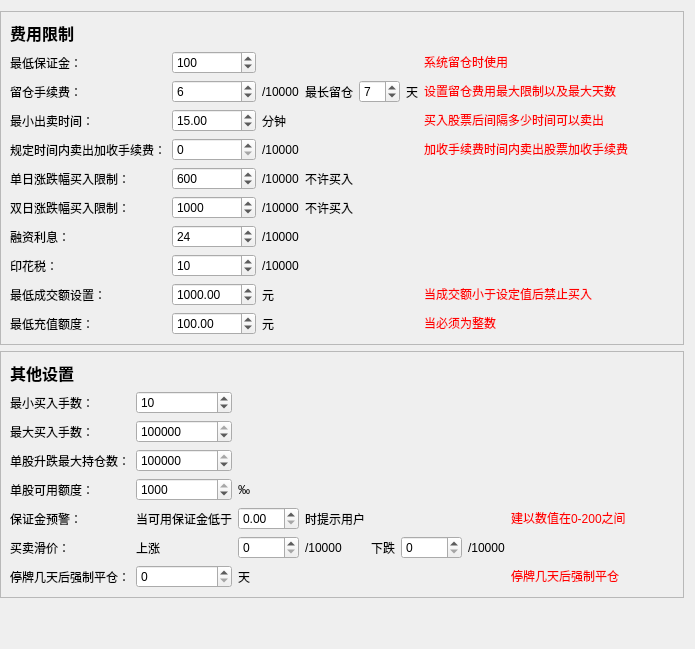
     <widget class="QWidget" name="Widget_Charge_Setting">
      <attribute name="title">
       <string>收款设置</string>
      </attribute>
      <layout class="QVBoxLayout" name="verticalLayout_2">
       <property name="leftMargin">
        <number>0</number>
       </property>
       <item>
        <widget class="QFrame" name="frame_CostLimit">
         <property name="frameShape">
          <enum>QFrame::StyledPanel</enum>
         </property>
         <property name="frameShadow">
          <enum>QFrame::Raised</enum>
         </property>
         <layout class="QGridLayout" name="gridLayout_8">
          <item row="2" column="2">
           <widget class="QLabel" name="label_22">
            <property name="text">
             <string>/10000</string>
            </property>
           </widget>
          </item>
          <item row="2" column="3">
           <widget class="QLabel" name="label_RemainTime_Max">
            <property name="text">
             <string>最长留仓</string>
            </property>
           </widget>
          </item>
          <item row="2" column="1">
           <widget class="QSpinBox" name="spinBox_RemainFee">
            <property name="maximum">
             <number>10000</number>
            </property>
            <property name="value">
             <number>6</number>
            </property>
           </widget>
          </item>
          <item row="1" column="0">
           <widget class="QLabel" name="label_Deposit_Min">
            <property name="text">
             <string>最低保证金：</string>
            </property>
           </widget>
          </item>
          <item row="2" column="0">
           <widget class="QLabel" name="label_RemainFee">
            <property name="text">
             <string>留仓手续费：</string>
            </property>
           </widget>
          </item>
          <item row="2" column="4">
           <widget class="QSpinBox" name="spinBox_RemainTime_Max">
            <property name="value">
             <number>7</number>
            </property>
           </widget>
          </item>
          <item row="3" column="1">
           <widget class="QDoubleSpinBox" name="doubleSpinBox_SellTime_Limit">
            <property name="value">
             <double>15.000000000000000</double>
            </property>
           </widget>
          </item>
          <item row="3" column="0">
           <widget class="QLabel" name="label_SellTime_Limit">
            <property name="text">
             <string>最小出卖时间：</string>
            </property>
           </widget>
          </item>
          <item row="4" column="0">
           <widget class="QLabel" name="label_OnSche_SellCharge">
            <property name="text">
             <string>规定时间内卖出加收手续费：</string>
            </property>
           </widget>
          </item>
          <item row="2" column="5">
           <widget class="QLabel" name="label_24">
            <property name="text">
             <string>天</string>
            </property>
           </widget>
          </item>
          <item row="3" column="2">
           <widget class="QLabel" name="label_25">
            <property name="text">
             <string>分钟</string>
            </property>
           </widget>
          </item>
          <item row="6" column="3">
           <widget class="QLabel" name="label_30">
            <property name="text">
             <string>不许买入</string>
            </property>
           </widget>
          </item>
          <item row="4" column="1">
           <widget class="QSpinBox" name="spinBox_OnSche_SellCharge">
            <property name="maximum">
             <number>10000</number>
            </property>
           </widget>
          </item>
          <item row="4" column="2">
           <widget class="QLabel" name="label_26">
            <property name="text">
             <string>/10000</string>
            </property>
           </widget>
          </item>
          <item row="5" column="3">
           <widget class="QLabel" name="label_28">
            <property name="text">
             <string>不许买入</string>
            </property>
           </widget>
          </item>
          <item row="5" column="0">
           <widget class="QLabel" name="label_BLOIAD_SD">
            <property name="text">
             <string>单日涨跌幅买入限制：</string>
            </property>
           </widget>
          </item>
          <item row="6" column="0">
           <widget class="QLabel" name="label_BLOIAD_DD">
            <property name="text">
             <string>双日涨跌幅买入限制：</string>
            </property>
           </widget>
          </item>
          <item row="5" column="2">
           <widget class="QLabel" name="label_27">
            <property name="text">
             <string>/10000</string>
            </property>
           </widget>
          </item>
          <item row="6" column="1">
           <widget class="QSpinBox" name="spinBox_BLOIAD_DD">
            <property name="maximum">
             <number>10000</number>
            </property>
            <property name="value">
             <number>1000</number>
            </property>
           </widget>
          </item>
          <item row="8" column="0">
           <widget class="QLabel" name="label_StampDuty">
            <property name="text">
             <string>印花税：</string>
            </property>
           </widget>
          </item>
          <item row="6" column="2">
           <widget class="QLabel" name="label_29">
            <property name="text">
             <string>/10000</string>
            </property>
           </widget>
          </item>
          <item row="7" column="2">
           <widget class="QLabel" name="label_31">
            <property name="text">
             <string>/10000</string>
            </property>
           </widget>
          </item>
          <item row="5" column="1">
           <widget class="QSpinBox" name="spinBox_BLOIAD_SD">
            <property name="maximum">
             <number>10000</number>
            </property>
            <property name="value">
             <number>600</number>
            </property>
           </widget>
          </item>
          <item row="7" column="0">
           <widget class="QLabel" name="label_FinancingInterest">
            <property name="text">
             <string>融资利息：</string>
            </property>
           </widget>
          </item>
          <item row="8" column="2">
           <widget class="QLabel" name="label_32">
            <property name="text">
             <string>/10000</string>
            </property>
           </widget>
          </item>
          <item row="9" column="2">
           <widget class="QLabel" name="label_33">
            <property name="text">
             <string>元</string>
            </property>
           </widget>
          </item>
          <item row="8" column="1">
           <widget class="QSpinBox" name="spinBox_StampDuty">
            <property name="maximum">
             <number>10000</number>
            </property>
            <property name="value">
             <number>10</number>
            </property>
           </widget>
          </item>
          <item row="7" column="1">
           <widget class="QSpinBox" name="spinBox_FinancingInterest">
            <property name="maximum">
             <number>10000</number>
            </property>
            <property name="value">
             <number>24</number>
            </property>
           </widget>
          </item>
          <item row="10" column="1">
           <widget class="QDoubleSpinBox" name="doubleSpinBox_Recharge_Min">
            <property name="maximum">
             <double>100000000.000000000000000</double>
            </property>
            <property name="singleStep">
             <double>10000.000000000000000</double>
            </property>
            <property name="value">
             <double>100.000000000000000</double>
            </property>
           </widget>
          </item>
          <item row="2" column="6">
           <widget class="QLabel" name="label_34">
            <property name="text">
             <string>&lt;html&gt;&lt;head/&gt;&lt;body&gt;&lt;p&gt;&lt;span style=&quot; color:#ff0000;&quot;&gt;设置留仓费用最大限制以及最大天数&lt;/span&gt;&lt;/p&gt;&lt;/body&gt;&lt;/html&gt;</string>
            </property>
           </widget>
          </item>
          <item row="9" column="1">
           <widget class="QDoubleSpinBox" name="doubleSpinBox_Turnover_Min">
            <property name="maximum">
             <double>100000000.000000000000000</double>
            </property>
            <property name="singleStep">
             <double>10000.000000000000000</double>
            </property>
            <property name="value">
             <double>1000.000000000000000</double>
            </property>
           </widget>
          </item>
          <item row="9" column="0">
           <widget class="QLabel" name="label_Turnover_Min">
            <property name="text">
             <string>最低成交额设置：</string>
            </property>
           </widget>
          </item>
          <item row="10" column="2">
           <widget class="QLabel" name="label_35">
            <property name="text">
             <string>元</string>
            </property>
           </widget>
          </item>
          <item row="1" column="6">
           <widget class="QLabel" name="label_36">
            <property name="text">
             <string>&lt;html&gt;&lt;head/&gt;&lt;body&gt;&lt;p&gt;&lt;span style=&quot; color:#ff0000;&quot;&gt;系统留仓时使用&lt;/span&gt;&lt;/p&gt;&lt;/body&gt;&lt;/html&gt;</string>
            </property>
           </widget>
          </item>
          <item row="3" column="6">
           <widget class="QLabel" name="label_37">
            <property name="text">
             <string>&lt;html&gt;&lt;head/&gt;&lt;body&gt;&lt;p&gt;&lt;span style=&quot; color:#ff0000;&quot;&gt;买入股票后间隔多少时间可以卖出&lt;/span&gt;&lt;/p&gt;&lt;/body&gt;&lt;/html&gt;</string>
            </property>
           </widget>
          </item>
          <item row="10" column="0">
           <widget class="QLabel" name="label_Recharge_Min">
            <property name="text">
             <string>最低充值额度：</string>
            </property>
           </widget>
          </item>
          <item row="4" column="6">
           <widget class="QLabel" name="label_38">
            <property name="text">
             <string>&lt;html&gt;&lt;head/&gt;&lt;body&gt;&lt;p&gt;&lt;span style=&quot; color:#ff0000;&quot;&gt;加收手续费时间内卖出股票加收手续费&lt;/span&gt;&lt;/p&gt;&lt;/body&gt;&lt;/html&gt;</string>
            </property>
           </widget>
          </item>
          <item row="9" column="6">
           <widget class="QLabel" name="label_39">
            <property name="text">
             <string>&lt;html&gt;&lt;head/&gt;&lt;body&gt;&lt;p&gt;&lt;span style=&quot; color:#ff0000;&quot;&gt;当成交额小于设定值后禁止买入&lt;/span&gt;&lt;/p&gt;&lt;/body&gt;&lt;/html&gt;</string>
            </property>
           </widget>
          </item>
          <item row="10" column="6">
           <widget class="QLabel" name="label_40">
            <property name="text">
             <string>&lt;html&gt;&lt;head/&gt;&lt;body&gt;&lt;p&gt;&lt;span style=&quot; color:#ff0000;&quot;&gt;当必须为整数&lt;/span&gt;&lt;/p&gt;&lt;/body&gt;&lt;/html&gt;</string>
            </property>
           </widget>
          </item>
          <item row="1" column="1">
           <widget class="QSpinBox" name="spinBox_Deposit_Min">
            <property name="maximum">
             <number>10000</number>
            </property>
            <property name="value">
             <number>100</number>
            </property>
           </widget>
          </item>
          <item row="1" column="7" rowspan="10">
           <spacer name="horizontalSpacer_8">
            <property name="orientation">
             <enum>Qt::Horizontal</enum>
            </property>
            <property name="sizeHint" stdset="0">
             <size>
              <width>40</width>
              <height>20</height>
             </size>
            </property>
           </spacer>
          </item>
          <item row="0" column="0" colspan="8">
           <widget class="QLabel" name="label_CostLimit_Title">
            <property name="text">
             <string>&lt;html&gt;&lt;head/&gt;&lt;body&gt;&lt;p&gt;&lt;span style=&quot; font-size:12pt; font-weight:600;&quot;&gt;费用限制&lt;/span&gt;&lt;/p&gt;&lt;/body&gt;&lt;/html&gt;</string>
            </property>
           </widget>
          </item>
         </layout>
        </widget>
       </item>
       <item>
        <widget class="QFrame" name="frame_Other">
         <property name="frameShape">
          <enum>QFrame::StyledPanel</enum>
         </property>
         <property name="frameShadow">
          <enum>QFrame::Raised</enum>
         </property>
         <layout class="QGridLayout" name="gridLayout_9">
          <item row="3" column="1">
           <widget class="QSpinBox" name="spinBox_MNOPPS">
            <property name="maximum">
             <number>1000000000</number>
            </property>
            <property name="singleStep">
             <number>10000</number>
            </property>
            <property name="value">
             <number>999999981</number>
            </property>
           </widget>
          </item>
          <item row="1" column="1">
           <widget class="QSpinBox" name="spinBox_BuyNum_Min">
            <property name="maximum">
             <number>100000000</number>
            </property>
            <property name="singleStep">
             <number>10</number>
            </property>
            <property name="value">
             <number>10</number>
            </property>
           </widget>
          </item>
          <item row="2" column="1">
           <widget class="QSpinBox" name="spinBox_BuyNum_Max">
            <property name="maximum">
             <number>100000000</number>
            </property>
            <property name="singleStep">
             <number>10000</number>
            </property>
            <property name="value">
             <number>1000000</number>
            </property>
           </widget>
          </item>
          <item row="5" column="0">
           <widget class="QLabel" name="label_MarginWarn">
            <property name="text">
             <string>保证金预警：</string>
            </property>
           </widget>
          </item>
          <item row="4" column="2">
           <widget class="QLabel" name="label_42">
            <property name="text">
             <string>‰</string>
            </property>
           </widget>
          </item>
          <item row="2" column="0">
           <widget class="QLabel" name="label_BuyNum_Max">
            <property name="text">
             <string>最大买入手数：</string>
            </property>
           </widget>
          </item>
          <item row="1" column="0">
           <widget class="QLabel" name="label_BuyNum_Min">
            <property name="text">
             <string>最小买入手数：</string>
            </property>
           </widget>
          </item>
          <item row="4" column="0">
           <widget class="QLabel" name="label_AOSS">
            <property name="text">
             <string>单股可用额度：</string>
            </property>
           </widget>
          </item>
          <item row="3" column="0">
           <widget class="QLabel" name="label_MNOPPS">
            <property name="text">
             <string>单股升跌最大持仓数：</string>
            </property>
           </widget>
          </item>
          <item row="4" column="1">
           <widget class="QSpinBox" name="spinBox_AOSS">
            <property name="maximum">
             <number>1000</number>
            </property>
            <property name="singleStep">
             <number>10</number>
            </property>
            <property name="value">
             <number>1000</number>
            </property>
           </widget>
          </item>
          <item row="5" column="2">
           <widget class="QDoubleSpinBox" name="doubleSpinBox_MarginWarn"/>
          </item>
          <item row="5" column="1">
           <widget class="QLabel" name="label_41">
            <property name="text">
             <string>当可用保证金低于</string>
            </property>
           </widget>
          </item>
          <item row="6" column="1">
           <widget class="QLabel" name="label_45">
            <property name="text">
             <string>上涨</string>
            </property>
           </widget>
          </item>
          <item row="5" column="3">
           <widget class="QLabel" name="label_43">
            <property name="text">
             <string>时提示用户</string>
            </property>
           </widget>
          </item>
          <item row="6" column="0">
           <widget class="QLabel" name="label_TP">
            <property name="text">
             <string>买卖滑价：</string>
            </property>
           </widget>
          </item>
          <item row="6" column="2">
           <widget class="QSpinBox" name="spinBox_TP_Up">
            <property name="maximum">
             <number>10000</number>
            </property>
            <property name="singleStep">
             <number>10</number>
            </property>
           </widget>
          </item>
          <item row="6" column="6">
           <widget class="QLabel" name="label_47">
            <property name="text">
             <string>/10000</string>
            </property>
           </widget>
          </item>
          <item row="6" column="3">
           <widget class="QLabel" name="label_44">
            <property name="text">
             <string>/10000</string>
            </property>
           </widget>
          </item>
          <item row="6" column="5">
           <widget class="QSpinBox" name="spinBox_TP_Down">
            <property name="maximum">
             <number>10000</number>
            </property>
            <property name="singleStep">
             <number>10</number>
            </property>
           </widget>
          </item>
          <item row="6" column="4">
           <widget class="QLabel" name="label_46">
            <property name="text">
             <string>下跌</string>
            </property>
           </widget>
          </item>
          <item row="7" column="0">
           <widget class="QLabel" name="label_FLASDOS">
            <property name="text">
             <string>停牌几天后强制平仓：</string>
            </property>
           </widget>
          </item>
          <item row="7" column="1">
           <widget class="QSpinBox" name="spinBox_FLASDOS"/>
          </item>
          <item row="7" column="7">
           <widget class="QLabel" name="label_49">
            <property name="text">
             <string>&lt;html&gt;&lt;head/&gt;&lt;body&gt;&lt;p&gt;&lt;span style=&quot; color:#ff0000;&quot;&gt;停牌几天后强制平仓&lt;/span&gt;&lt;/p&gt;&lt;/body&gt;&lt;/html&gt;</string>
            </property>
           </widget>
          </item>
          <item row="5" column="7">
           <widget class="QLabel" name="label_50">
            <property name="text">
             <string>&lt;html&gt;&lt;head/&gt;&lt;body&gt;&lt;p&gt;&lt;span style=&quot; color:#ff0000;&quot;&gt;建以数值在0-200之间&lt;/span&gt;&lt;/p&gt;&lt;/body&gt;&lt;/html&gt;</string>
            </property>
           </widget>
          </item>
          <item row="7" column="2">
           <widget class="QLabel" name="label_48">
            <property name="text">
             <string>天</string>
            </property>
           </widget>
          </item>
          <item row="1" column="8" rowspan="7">
           <spacer name="horizontalSpacer_9">
            <property name="orientation">
             <enum>Qt::Horizontal</enum>
            </property>
            <property name="sizeHint" stdset="0">
             <size>
              <width>40</width>
              <height>20</height>
             </size>
            </property>
           </spacer>
          </item>
          <item row="0" column="0" colspan="9">
           <widget class="QLabel" name="label_Other_Title">
            <property name="text">
             <string>&lt;html&gt;&lt;head/&gt;&lt;body&gt;&lt;p&gt;&lt;span style=&quot; font-size:12pt; font-weight:600;&quot;&gt;其他设置&lt;/span&gt;&lt;/p&gt;&lt;/body&gt;&lt;/html&gt;</string>
            </property>
           </widget>
          </item>
         </layout>
        </widget>
       </item>
       <item>
        <spacer name="verticalSpacer_2">
         <property name="orientation">
          <enum>Qt::Vertical</enum>
         </property>
         <property name="sizeHint" stdset="0">
          <size>
           <width>20</width>
           <height>40</height>
          </size>
         </property>
        </spacer>
       </item>
      </layout>
     </widget>
